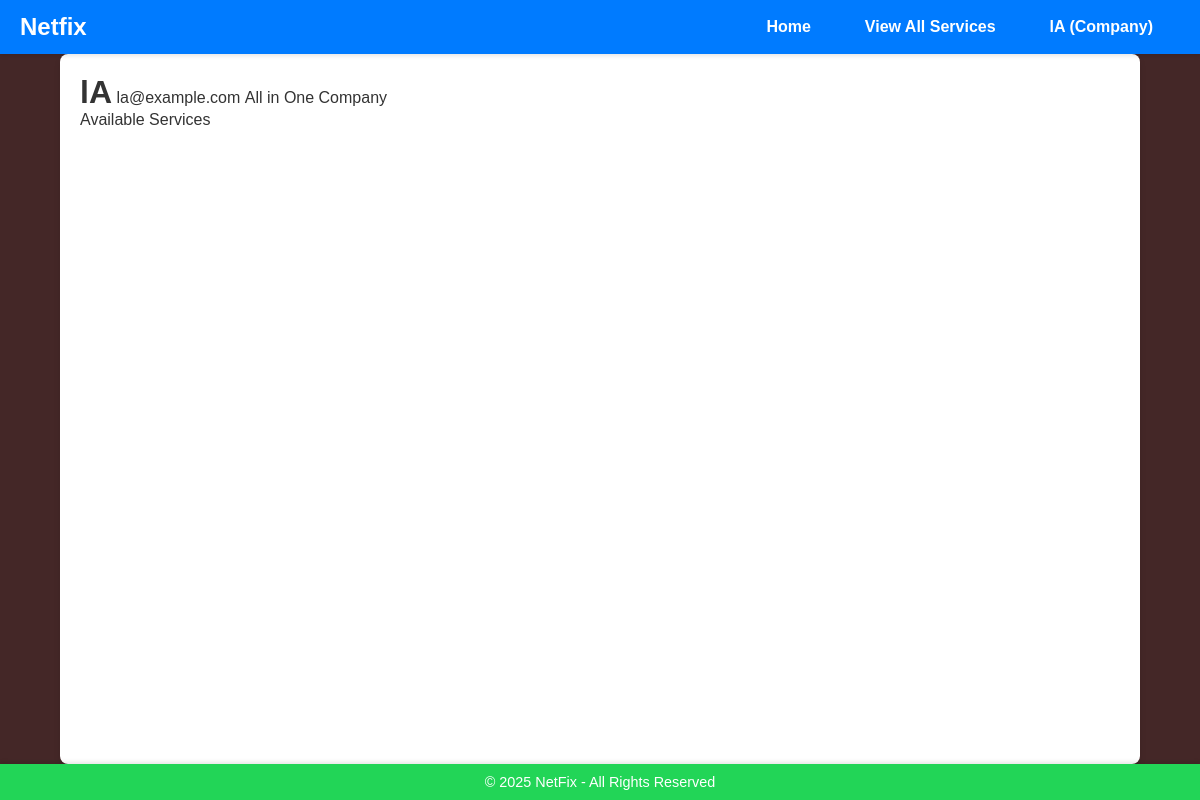
Page /users/profile/ (signed in) on the committed database.
### users/models.py (models this page shows, shortened)
class User(AbstractUser):
    is_company = models.BooleanField(default=False)
    is_customer = models.BooleanField(default=False)
    email = models.EmailField(unique=True)  # Ensure email is unique and correctly set up

class Company(models.Model):
    FIELD_CHOICES = (
        ('Air Conditioner', 'Air Conditioner'),
        ('All in One', 'All in One'),
        ('Carpentry', 'Carpentry'),
        ('Electricity', 'Electricity'),
        ('Gardening', 'Gardening'),
        ('Home Machines', 'Home Machines'),
        ('Housekeeping', 'Housekeeping'),
        ('Interior Design', 'Interior Design'),
        ('Locks', 'Locks'),
        ('Painting', 'Painting'),
        ('Plumbing', 'Plumbing'),
        ('Water Heaters', 'Water Heaters'),
    )
    user = models.OneToOneField(User, on_delete=models.CASCADE, primary_key=True)
    name = models.CharField(max_length=100, default='unknown')
    field = models.CharField(max_length=70, choices=FIELD_CHOICES, blank=False, null=False)
    rating = models.IntegerField(validators=[MaxValueValidator(5), MinValueValidator(0)], default=0)
    profile_image = models.ImageField(upload_to='company_images/', blank=True, null=True)

### users/views.py (the view)
# urls.py: path('profile/', v.profile, name='profile'),
@login_required
def profile(request):
    if request.user.is_customer:
        profile = get_object_or_404(Customer, user=request.user)
    else:
        profile = get_object_or_404(Company, user=request.user)
    return render(request, 'users/profile.html', {'profile': profile})

### users/templates/users/profile.html (shortened to what this page needs)
{% extends 'main/base.html' %}
{% block content %}
    {% if user.is_customer %}
        <div style="display: ruby;">
            <h1>{{ user.username }} ({{user_age}} y/o)</h1>
            <p>{{ user.email }}</p>
            <p style="float: right;">Customer</p>
        </div>
    {% else %}
        <div style="display: ruby;">
            <h1>{{ user.username }}</h1>
            <p> {{ user.email }}</p>
            <p style="float: right;">{{user.company.field}} Company</p>
        </div>
       {% endif %}
    {% if 'customer' in request.path %}
        <p class="title">Previous Requested Services</p>
    {% else %}
        <p class="title">Available Services</p>
    {% endif %}
{% endblock %}

### main/templates/main/navbar.html (shortened to what this page needs)
<nav class="navbar">
    <div class="navbar-container">
        <a href="/" class="navbar-brand">Netfix</a>
        <div class="navbar-links">
            <ul class="navbar-nav">
                <li><a href="/" class="nav-link">Home</a></li>
                <li><a href="{% url 'services:service_list' %}" class="nav-link">View All Services</a></li>
            </ul>
            <ul class="navbar-nav">
                {% if request.user.is_authenticated %}
                    <li class="nav-item dropdown">
                        <a href="#" class="nav-link dropdown-toggle" id="userDropdown" role="button" data-toggle="dropdown" aria-haspopup="true" aria-expanded="false">
                            {% if request.user.is_company %}
                                {{ request.user.username }} (Company)
                            {% elif request.user.is_customer %}
                                {{ request.user.username }} (Customer)
                            {% endif %}
                        </a>
                    </li>
                {% else %}
                    <li><a href="{% url 'users:register' %}" class="nav-link">Register</a></li>
                    <li><a href="{% url 'users:login_user' %}" class="nav-link">Login</a></li>
                {% endif %}
            </ul>
        </div>
    </div>
</nav>

### static/home/base.css (style rules this page uses)
* { margin: 0; padding: 0; box-sizing: border-box; }
body { font-family: Arial, sans-serif; display: flex; flex-direction: column; min-height: 100vh; background-color: #442727; color: #333; }
.navbar { background-color: #007bff; padding: 10px 20px; box-shadow: 0 2px 4px rgba(0, 0, 0, 0.1); position: sticky; top: 0; z-index: 1000; }
.navbar ul { list-style: none; margin: 0; padding: 0; display: flex; justify-content: space-between; align-items: center; }
.navbar li { margin: 0 15px; }
.navbar a { text-decoration: none; color: white; font-weight: bold; transition: color 0.3s ease; }

### main/templates/main/navbar.html (style rules this page uses)
:root { --navbar-bg: var(--navbar-brand-color); --navbar-text: #343a40; --navbar-hover: #007bff; --navbar-shadow: 0 2px 4px rgba(0, 0, 0, 0.1); --navbar-brand-color: #007bff; --navbar-toggler-color: #007bff; }
.navbar { background-color: var(--navbar-bg); box-shadow: var(--navbar-shadow); padding: 10px 20px; }
.navbar-container { display: flex; justify-content: space-between; align-items: center; max-width: 1200px; margin: 0 auto; }
.navbar-brand { font-size: 24px; font-weight: bold; color: var(--navbar-brand-color); text-decoration: none; }
.navbar-links { display: flex; align-items: center; }
.navbar-nav { display: flex; list-style: none; margin: 0; padding: 0; }
.nav-item { margin: 0 10px; position: relative; }
.nav-link { text-decoration: none; color: var(--navbar-text); font-size: 16px; font-weight: 500; padding: 8px 12px; border-radius: 4px; transition: background-color 0.3s ease, color 0.3s ease; display: block; }

### rows in the picture
User: user.username "lA", username "lA", email "la@example.com", company.field "All in One"
